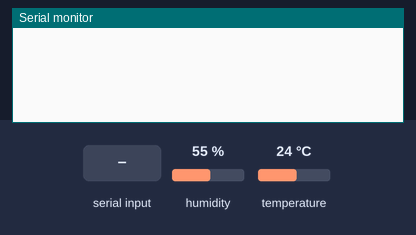
Bench run of a sketch on a simulated Arduino Mega 2560, built with avr-gcc and run on an emulated ATmega2560. Parts: the last lines printed to the serial monitor. Inputs (shaded band) come from the test bench; at power-on: humidity 55 %, temperature 24 °C.

Above: at 1.2 s.
1.3 s: "1" received over the second serial link
At 2.5 s:
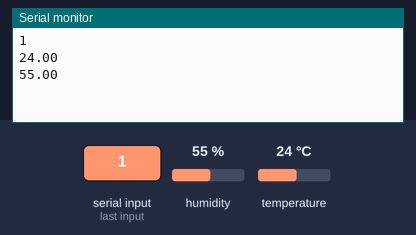
2.8 s: "0" received over the second serial link
At 3.8 s:
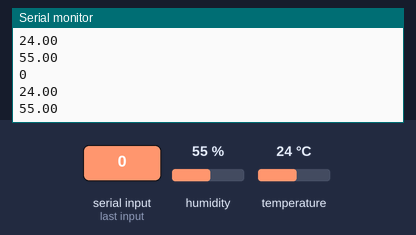
Timing chart, 0 to 5.8 s (numbered marks = the images above; inputs shaded):
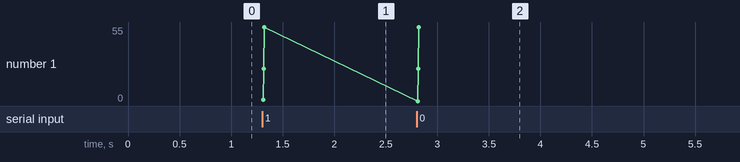

The sketch:

sNode0.ino
```cpp
//node 0 = mega
#include "DHT.h"
#define DHTPIN 53
#define DHTTYPE DHT11
DHT dht(DHTPIN, DHTTYPE);

String PC = "";
String readStringBT, readStringPC;
float temp0, hum0;

void setup() {
  Serial.begin(9600);
  Serial1.begin(9600);
  dht.begin();
}

void loop() {
  /*
    while (Serial.available()) {                //BACA DATA DARI SERIAL PC
    delay(10);
    readStringPC += char(Serial.read());
    }
  */

  temp0 = dht.readTemperature();
  hum0 = dht.readHumidity();

  while (Serial1.available()) {                //BACA DATA DARI SERIAL BT
    delay(10);
    readStringBT += char(Serial1.read());
  }
  if (readStringBT != 0) {
    Serial.println(readStringBT);
    Serial.println(temp0);
    Serial.println(hum0);
    Serial.println();
    readStringBT = "";
    delay(80);
    Serial1.print(temp0);
    Serial1.print("X");
    Serial1.print(hum0);
    Serial1.print("X");
    delay(80);
  }

  /*
    if (readStringPC.length() > 0) {
    BT.println(readStringPC);
    readStringPC = "";
    }
  */
}

/*
void serialEvent() {
  while (Serial.available()) {
    PC += Serial.read();

    if (PC != 0) {
      PC = "";
      delay(80);
      Serial.print('HEAD'); //HEAD
      Serial.print("X");
      Serial.print(temp1);
      Serial.print("X");
      Serial.print(temp2);
      Serial.print("X");
      Serial.print(temp3);
      Serial.print("X");
      Serial.print(hum1);
      Serial.print("X");
      Serial.print(hum2);
      Serial.print("X");
      Serial.print(hum3);
      Serial.println("X");
      delay(80);
    }
  }
}
*/
```

Measured:
- after the input at 1.3 s, the serial monitor: prints a new line at once (image 1)
- after the input at 2.8 s, the serial monitor: prints a new line at once (image 2)
